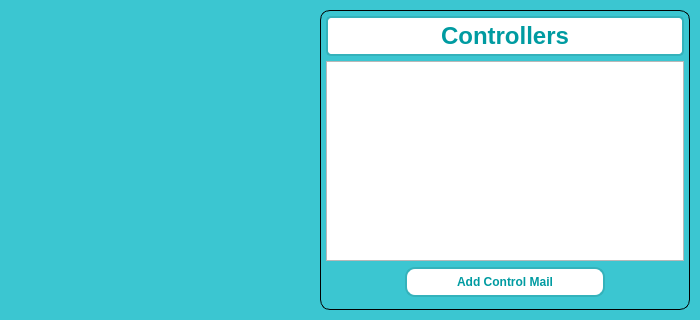
<?xml version="1.0" encoding="UTF-8"?>
<ui version="4.0">
 <class>MainWindow</class>
 <widget class="QDialog" name="MainWindow">
  <property name="geometry">
   <rect>
    <x>0</x>
    <y>0</y>
    <width>700</width>
    <height>320</height>
   </rect>
  </property>
  <property name="minimumSize">
   <size>
    <width>700</width>
    <height>320</height>
   </size>
  </property>
  <property name="maximumSize">
   <size>
    <width>700</width>
    <height>320</height>
   </size>
  </property>
  <property name="windowTitle">
   <string>PC Mail Controller</string>
  </property>
  <property name="styleSheet">
   <string notr="true">QDialog{
	background-color: #3bc6d1;
}</string>
  </property>
  <layout class="QHBoxLayout" name="horizontalLayout">
   <property name="spacing">
    <number>10</number>
   </property>
   <property name="leftMargin">
    <number>10</number>
   </property>
   <property name="topMargin">
    <number>5</number>
   </property>
   <property name="rightMargin">
    <number>10</number>
   </property>
   <property name="bottomMargin">
    <number>5</number>
   </property>
   <item>
    <widget class="QPushButton" name="icon">
     <property name="minimumSize">
      <size>
       <width>300</width>
       <height>300</height>
      </size>
     </property>
     <property name="maximumSize">
      <size>
       <width>300</width>
       <height>300</height>
      </size>
     </property>
     <property name="font">
      <font>
       <family>Arial</family>
      </font>
     </property>
     <property name="styleSheet">
      <string notr="true">border-radius: 20px;</string>
     </property>
     <property name="text">
      <string/>
     </property>
     <property name="icon">
      <iconset>
       <normaloff>../design/images/PCMAIL.png</normaloff>../design/images/PCMAIL.png</iconset>
     </property>
     <property name="iconSize">
      <size>
       <width>300</width>
       <height>300</height>
      </size>
     </property>
    </widget>
   </item>
   <item>
    <widget class="QFrame" name="frame">
     <property name="minimumSize">
      <size>
       <width>0</width>
       <height>300</height>
      </size>
     </property>
     <property name="maximumSize">
      <size>
       <width>1000</width>
       <height>300</height>
      </size>
     </property>
     <property name="styleSheet">
      <string notr="true">QFrame#frame{
	border-width: 1px;
	border-style: solid;
	border-color: black;
	border-radius: 10px;
}

QPushButton#add:pressed{
	padding-left: 3px;
	padding-top: 3px;
}</string>
     </property>
     <property name="frameShape">
      <enum>QFrame::StyledPanel</enum>
     </property>
     <property name="frameShadow">
      <enum>QFrame::Raised</enum>
     </property>
     <layout class="QVBoxLayout" name="verticalLayout">
      <property name="spacing">
       <number>5</number>
      </property>
      <property name="leftMargin">
       <number>5</number>
      </property>
      <property name="topMargin">
       <number>5</number>
      </property>
      <property name="rightMargin">
       <number>5</number>
      </property>
      <property name="bottomMargin">
       <number>10</number>
      </property>
      <item>
       <widget class="QLabel" name="label">
        <property name="minimumSize">
         <size>
          <width>0</width>
          <height>40</height>
         </size>
        </property>
        <property name="maximumSize">
         <size>
          <width>16777215</width>
          <height>40</height>
         </size>
        </property>
        <property name="font">
         <font>
          <family>Arial</family>
          <pointsize>18</pointsize>
          <bold>true</bold>
         </font>
        </property>
        <property name="styleSheet">
         <string notr="true">border: 2px solid #34b2bb;
border-radius: 5px;
background-color: white;
color: #009ba1;</string>
        </property>
        <property name="text">
         <string>Controllers</string>
        </property>
        <property name="alignment">
         <set>Qt::AlignCenter</set>
        </property>
       </widget>
      </item>
      <item>
       <widget class="QScrollArea" name="scroll">
        <property name="minimumSize">
         <size>
          <width>0</width>
          <height>200</height>
         </size>
        </property>
        <property name="maximumSize">
         <size>
          <width>16777215</width>
          <height>200</height>
         </size>
        </property>
        <property name="styleSheet">
         <string notr="true">QWidget#widget{
	background-color: white;
}
</string>
        </property>
        <property name="widgetResizable">
         <bool>true</bool>
        </property>
        <widget class="QWidget" name="widget">
         <property name="geometry">
          <rect>
           <x>0</x>
           <y>0</y>
           <width>356</width>
           <height>198</height>
          </rect>
         </property>
        </widget>
       </widget>
      </item>
      <item alignment="Qt::AlignHCenter|Qt::AlignVCenter">
       <widget class="QPushButton" name="add">
        <property name="sizePolicy">
         <sizepolicy hsizetype="Expanding" vsizetype="Expanding">
          <horstretch>0</horstretch>
          <verstretch>0</verstretch>
         </sizepolicy>
        </property>
        <property name="minimumSize">
         <size>
          <width>200</width>
          <height>30</height>
         </size>
        </property>
        <property name="maximumSize">
         <size>
          <width>200</width>
          <height>30</height>
         </size>
        </property>
        <property name="font">
         <font>
          <family>Arial</family>
          <bold>true</bold>
         </font>
        </property>
        <property name="styleSheet">
         <string notr="true">border: 2px solid #34b2bb;
background-color: white;
color: #009ba1;
border-radius: 10px;</string>
        </property>
        <property name="text">
         <string>Add Control Mail</string>
        </property>
        <property name="iconSize">
         <size>
          <width>0</width>
          <height>0</height>
         </size>
        </property>
       </widget>
      </item>
     </layout>
    </widget>
   </item>
  </layout>
 </widget>
 <resources/>
 <connections/>
</ui>
